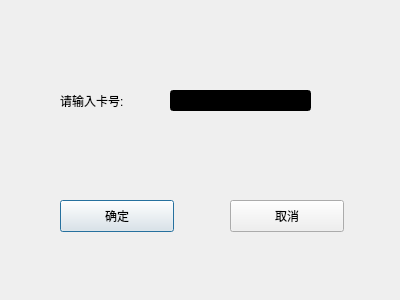
<?xml version="1.0" encoding="UTF-8"?>
<ui version="4.0">
 <class>deletacount</class>
 <widget class="QDialog" name="deletacount">
  <property name="geometry">
   <rect>
    <x>0</x>
    <y>0</y>
    <width>400</width>
    <height>300</height>
   </rect>
  </property>
  <property name="windowTitle">
   <string>Dialog</string>
  </property>
  <property name="styleSheet">
   <string notr="true"/>
  </property>
  <widget class="QLabel" name="label">
   <property name="geometry">
    <rect>
     <x>60</x>
     <y>90</y>
     <width>81</width>
     <height>21</height>
    </rect>
   </property>
   <property name="text">
    <string>请输入卡号:</string>
   </property>
  </widget>
  <widget class="QLineEdit" name="lineEdit">
   <property name="geometry">
    <rect>
     <x>170</x>
     <y>90</y>
     <width>141</width>
     <height>21</height>
    </rect>
   </property>
   <property name="styleSheet">
    <string notr="true">background-color: rgb(0, 0, 0);</string>
   </property>
  </widget>
  <widget class="QPushButton" name="pushButton">
   <property name="geometry">
    <rect>
     <x>60</x>
     <y>200</y>
     <width>114</width>
     <height>32</height>
    </rect>
   </property>
   <property name="text">
    <string>确定</string>
   </property>
  </widget>
  <widget class="QPushButton" name="pushButton_2">
   <property name="geometry">
    <rect>
     <x>230</x>
     <y>200</y>
     <width>114</width>
     <height>32</height>
    </rect>
   </property>
   <property name="text">
    <string>取消</string>
   </property>
  </widget>
 </widget>
 <resources/>
 <connections/>
</ui>
